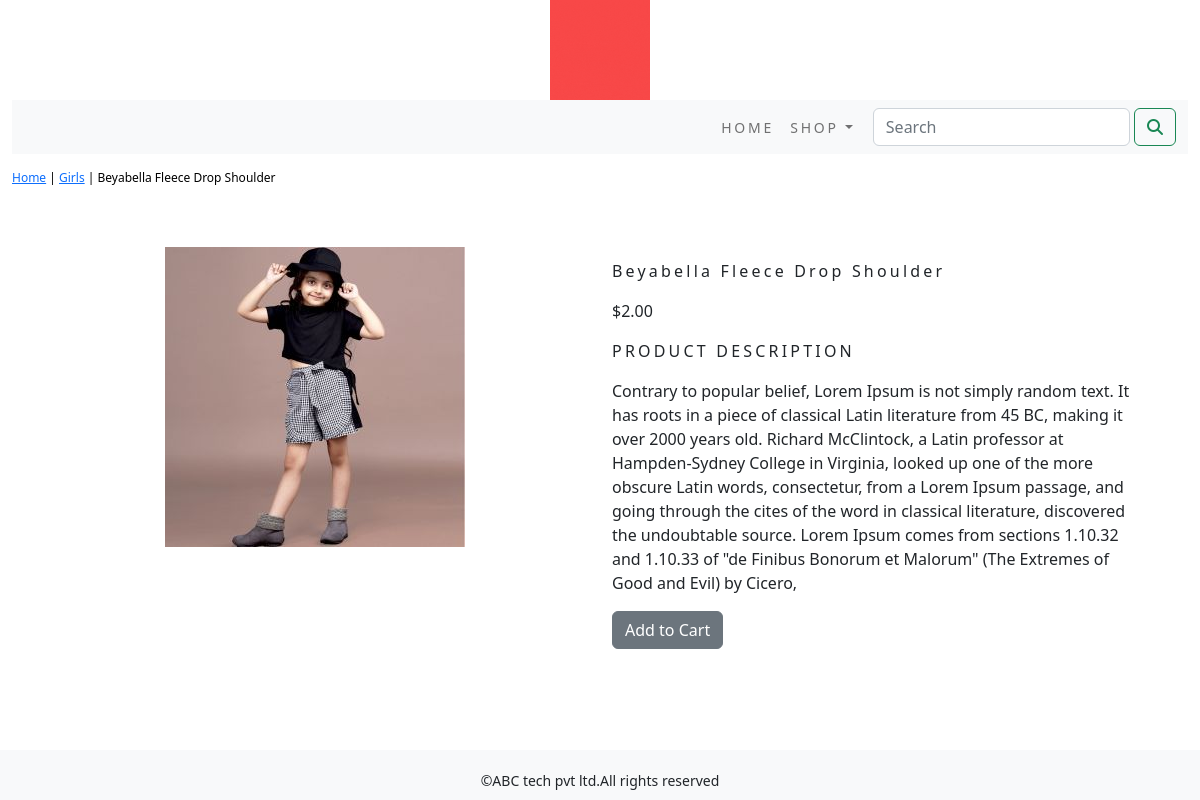
The page /shop/girls/beyabella-fleece-drop-shoulder/ on the database its author committed.
### shop/models.py (models this page shows, shortened)
class Product(models.Model):
    name=models.CharField(max_length=250,unique=True)
    slug=models.SlugField(max_length=250,unique=True)
    description=models.TextField(blank=True)
    price=models.DecimalField(max_digits=10,decimal_places=2)
    category=models.ForeignKey(Category,on_delete=models.CASCADE)
    image=models.ImageField(upload_to='product',blank=True)
    stock=models.IntegerField()
    available=models.BooleanField(default=True)
    created=models.DateTimeField(auto_now_add=True)
    updated=models.DateTimeField(auto_now=True)
    class Meta:
        ordering=('name',)
        verbose_name='product'
        verbose_name_plural='products'

class Category(models.Model):
    name=models.CharField(max_length=250,unique=True)
    slug=models.SlugField(max_length=250,unique=True)
    description=models.TextField(blank=True)
    image=models.ImageField(upload_to='category',blank=True)
    class Meta:
        ordering =('name',)
        verbose_name='category'
        verbose_name_plural='categories'
    def get_url(self):
        return reverse('shop:products_by_category', args=[self.slug])
    def __str__(self):
        return '{}'.format(self.name)

### shop/views.py (the view)
# urls.py: path('<slug:c_slug>/<slug:product_slug>/', views.proDetail, name='prodCatdetail'),
def proDetail(request,c_slug,product_slug):
    try:
        product=Product.objects.get(category__slug=c_slug,slug=product_slug)
    except Exception as e:
        raise e
    return render(request,'product.html',{'product':product})

### cart/context_processors.py (called while the page is built)
def counter(request):
    item_count=0
    if 'admin' in request.path:
        return {}
    else:
        try:
            cart=Cart.objects.filter(cart_id=_cart_id(request))
            car_items=CartItem.objects.all().filter(cart=cart[:1])
            for cart_item in car_items:
                item_count+=cart_item.quantity
        except Cart.DoesNotExist:
            item_count=0
    return dict(item_count=item_count)

### cart/views.py (called while the page is built)
def _cart_id(request):
    cart=request.session.session_key
    if not cart:
        cart=request.session.create()
    return cart

### shop/context_processors.py (called while the page is built)
def menu_links(request):
    links=Category.objects.all()
    return dict(links=links)

### templates/product.html (shortened to what this page needs)
{% extends 'base.html' %}
{% load static %}
{% block content %}
<div class="row my_prod_row_class">
    <div class="mx_auto">
        <p><a href="{% url 'shop:allProdCat' %}">Home</a> | <a href="{{product.category.get_url}}">{{product.category}}</a> | {{product.name}}</p>
    </div>
</div>
<div class="container">
<br>
    <div class="row">
     <div class="col-12 col-sm-12 col-md-12 col-lg-6 text-center">
        <div style="min-width:18rem;">
             <img src="{{product.image.url}}" alt="{{product.name}}">
        </div>
     </div>
    <div class="col-12 col-sm-12 col-md-12 col-lg-6">
        <div>
        <h1 class="my_prod_title">{{product.name}}</h1>
        <p>${{product.price}}</p>
        <p class="my_title">Product Description</p>
        <p class="text-justify my_prod_text">{{product.description}}</p>
        {% if product.stock <= 0 %}
        <p class="text-justify my_prod_text"><b>Out Of Stock</b></p>
        {% else %}
        <a class="btn btn-secondary" href="{% url 'cart:add_cart' product.id%}">Add to Cart</a>
        {% endif %}
        </div>
    </div>
</div>
</div>
{% endblock %}

### static/css/custom.css (style rules this page uses)
body { font-family: 'Roboto', sans-serif; min-height:100%; display:flex; flex-direction:column; }
html { height:100%; }
.my_title { font-size:16px; text-transform:uppercase; letter-spacing:.2em; }
.my_prod_row_class { padding-top:15px; padding-bottom:20px; }
.my_prod_row_class .mx_auto { color:#000; font-size:12px; text-decoration:none; }
.my_prod_title { font-size:16px; text_transform:uppercase; letter-spacing:.2em; padding-top:15px; padding-bottom:10px; }
.my_prod_text { padding-right:20px; }

### rows shown on the page
Product: category "Girls", name "Beyabella Fleece Drop Shoulder", image (picture), price "2.00", description "Contrary to popular belief, Lorem Ipsum is not simply random text. It has roots in a piece of classical Latin literature from 45 BC, making it over 2000 years old. Richard McClintock, a Latin professor at Hampden-Sydney College in Virginia, looked up one of the more obscure Latin words, consectetur, from a Lorem Ipsum passage, and going through the cites of the word in classical literature, discovered the undoubtable source. Lorem Ipsum comes from sections 1.10.32 and 1.10.33 of \"de Finibus Bonorum et Malorum\" (The Extremes of Good and Evil) by Cicero,"
